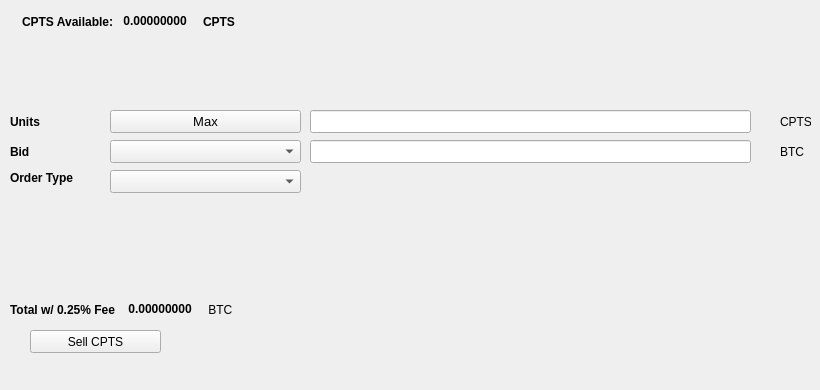
   <widget class="QWidget" name="SellTab">
    <attribute name="title">
     <string>Sell</string>
    </attribute>
    <widget class="QLabel" name="label_16">
     <property name="geometry">
      <rect>
       <x>780</x>
       <y>140</y>
       <width>31</width>
       <height>23</height>
      </rect>
     </property>
     <property name="text">
      <string>BTC</string>
     </property>
    </widget>
    <widget class="QComboBox" name="SellBidcomboBox">
     <property name="geometry">
      <rect>
       <x>110</x>
       <y>140</y>
       <width>191</width>
       <height>23</height>
      </rect>
     </property>
     <property name="font">
      <font>
       <pointsize>10</pointsize>
      </font>
     </property>
    </widget>
    <widget class="QLabel" name="label_18">
     <property name="geometry">
      <rect>
       <x>10</x>
       <y>110</y>
       <width>46</width>
       <height>23</height>
      </rect>
     </property>
     <property name="font">
      <font>
       <weight>75</weight>
       <bold>true</bold>
      </font>
     </property>
     <property name="text">
      <string>Units</string>
     </property>
    </widget>
    <widget class="QPushButton" name="Sell_Max_Amount">
     <property name="geometry">
      <rect>
       <x>110</x>
       <y>110</y>
       <width>191</width>
       <height>23</height>
      </rect>
     </property>
     <property name="font">
      <font>
       <pointsize>10</pointsize>
      </font>
     </property>
     <property name="text">
      <string>Max</string>
     </property>
    </widget>
    <widget class="QLabel" name="label_20">
     <property name="geometry">
      <rect>
       <x>10</x>
       <y>170</y>
       <width>91</width>
       <height>16</height>
      </rect>
     </property>
     <property name="font">
      <font>
       <weight>75</weight>
       <bold>true</bold>
      </font>
     </property>
     <property name="text">
      <string>Order Type</string>
     </property>
    </widget>
    <widget class="QComboBox" name="SellOrdertypeCombo">
     <property name="geometry">
      <rect>
       <x>110</x>
       <y>170</y>
       <width>191</width>
       <height>23</height>
      </rect>
     </property>
     <property name="font">
      <font>
       <pointsize>10</pointsize>
      </font>
     </property>
    </widget>
    <widget class="QLabel" name="label_21">
     <property name="geometry">
      <rect>
       <x>10</x>
       <y>140</y>
       <width>46</width>
       <height>23</height>
      </rect>
     </property>
     <property name="font">
      <font>
       <weight>75</weight>
       <bold>true</bold>
      </font>
     </property>
     <property name="text">
      <string>Bid</string>
     </property>
    </widget>
    <widget class="QLabel" name="label_22">
     <property name="geometry">
      <rect>
       <x>780</x>
       <y>110</y>
       <width>31</width>
       <height>23</height>
      </rect>
     </property>
     <property name="text">
      <string>CPTS</string>
     </property>
    </widget>
    <widget class="QLineEdit" name="UnitsInputCPTS">
     <property name="geometry">
      <rect>
       <x>310</x>
       <y>110</y>
       <width>441</width>
       <height>23</height>
      </rect>
     </property>
     <property name="font">
      <font>
       <pointsize>9</pointsize>
       <weight>75</weight>
       <bold>true</bold>
      </font>
     </property>
    </widget>
    <widget class="QLineEdit" name="SellBidPriceEdit">
     <property name="geometry">
      <rect>
       <x>310</x>
       <y>140</y>
       <width>441</width>
       <height>23</height>
      </rect>
     </property>
     <property name="font">
      <font>
       <pointsize>9</pointsize>
       <weight>75</weight>
       <bold>true</bold>
      </font>
     </property>
    </widget>
    <widget class="QPushButton" name="SellCPTSBTN">
     <property name="geometry">
      <rect>
       <x>30</x>
       <y>330</y>
       <width>131</width>
       <height>23</height>
      </rect>
     </property>
     <property name="text">
      <string>Sell CPTS</string>
     </property>
     <property name="icon">
      <iconset resource="../cpts">
       <normaloff>:/icons/bitcoin</normaloff>:/icons/bitcoin</iconset>
     </property>
    </widget>
    <widget class="QWidget" name="layoutWidget3">
     <property name="geometry">
      <rect>
       <x>22</x>
       <y>12</y>
       <width>258</width>
       <height>19</height>
      </rect>
     </property>
     <layout class="QHBoxLayout" name="horizontalLayout">
      <item>
       <widget class="QLabel" name="label232_2">
        <property name="font">
         <font>
          <weight>75</weight>
          <bold>true</bold>
         </font>
        </property>
        <property name="text">
         <string>CPTS Available:</string>
        </property>
       </widget>
      </item>
      <item>
       <widget class="QLabel" name="CPTSAvailableLabel">
        <property name="palette">
         <palette>
          <active>
           <colorrole role="WindowText">
            <brush brushstyle="SolidPattern">
             <color alpha="255">
              <red>0</red>
              <green>0</green>
              <blue>0</blue>
             </color>
            </brush>
           </colorrole>
           <colorrole role="Button">
            <brush brushstyle="SolidPattern">
             <color alpha="255">
              <red>0</red>
              <green>170</green>
              <blue>0</blue>
             </color>
            </brush>
           </colorrole>
           <colorrole role="Light">
            <brush brushstyle="SolidPattern">
             <color alpha="255">
              <red>0</red>
              <green>255</green>
              <blue>0</blue>
             </color>
            </brush>
           </colorrole>
           <colorrole role="Midlight">
            <brush brushstyle="SolidPattern">
             <color alpha="255">
              <red>0</red>
              <green>212</green>
              <blue>0</blue>
             </color>
            </brush>
           </colorrole>
           <colorrole role="Dark">
            <brush brushstyle="SolidPattern">
             <color alpha="255">
              <red>0</red>
              <green>85</green>
              <blue>0</blue>
             </color>
            </brush>
           </colorrole>
           <colorrole role="Mid">
            <brush brushstyle="SolidPattern">
             <color alpha="255">
              <red>0</red>
              <green>113</green>
              <blue>0</blue>
             </color>
            </brush>
           </colorrole>
           <colorrole role="Text">
            <brush brushstyle="SolidPattern">
             <color alpha="255">
              <red>0</red>
              <green>170</green>
              <blue>0</blue>
             </color>
            </brush>
           </colorrole>
           <colorrole role="BrightText">
            <brush brushstyle="SolidPattern">
             <color alpha="255">
              <red>255</red>
              <green>255</green>
              <blue>255</blue>
             </color>
            </brush>
           </colorrole>
           <colorrole role="ButtonText">
            <brush brushstyle="SolidPattern">
             <color alpha="255">
              <red>0</red>
              <green>0</green>
              <blue>0</blue>
             </color>
            </brush>
           </colorrole>
           <colorrole role="Base">
            <brush brushstyle="SolidPattern">
             <color alpha="255">
              <red>255</red>
              <green>255</green>
              <blue>255</blue>
             </color>
            </brush>
           </colorrole>
           <colorrole role="Window">
            <brush brushstyle="SolidPattern">
             <color alpha="255">
              <red>0</red>
              <green>170</green>
              <blue>0</blue>
             </color>
            </brush>
           </colorrole>
           <colorrole role="Shadow">
            <brush brushstyle="SolidPattern">
             <color alpha="255">
              <red>0</red>
              <green>0</green>
              <blue>0</blue>
             </color>
            </brush>
           </colorrole>
           <colorrole role="AlternateBase">
            <brush brushstyle="SolidPattern">
             <color alpha="255">
              <red>127</red>
              <green>212</green>
              <blue>127</blue>
             </color>
            </brush>
           </colorrole>
           <colorrole role="ToolTipBase">
            <brush brushstyle="SolidPattern">
             <color alpha="255">
              <red>255</red>
              <green>255</green>
              <blue>220</blue>
             </color>
            </brush>
           </colorrole>
           <colorrole role="ToolTipText">
            <brush brushstyle="SolidPattern">
             <color alpha="255">
              <red>0</red>
              <green>0</green>
              <blue>0</blue>
             </color>
            </brush>
           </colorrole>
          </active>
          <inactive>
           <colorrole role="WindowText">
            <brush brushstyle="SolidPattern">
             <color alpha="255">
              <red>0</red>
              <green>0</green>
              <blue>0</blue>
             </color>
            </brush>
           </colorrole>
           <colorrole role="Button">
            <brush brushstyle="SolidPattern">
             <color alpha="255">
              <red>0</red>
              <green>170</green>
              <blue>0</blue>
             </color>
            </brush>
           </colorrole>
           <colorrole role="Light">
            <brush brushstyle="SolidPattern">
             <color alpha="255">
              <red>0</red>
              <green>255</green>
              <blue>0</blue>
             </color>
            </brush>
           </colorrole>
           <colorrole role="Midlight">
            <brush brushstyle="SolidPattern">
             <color alpha="255">
              <red>0</red>
              <green>212</green>
              <blue>0</blue>
             </color>
            </brush>
           </colorrole>
           <colorrole role="Dark">
            <brush brushstyle="SolidPattern">
             <color alpha="255">
              <red>0</red>
              <green>85</green>
              <blue>0</blue>
             </color>
            </brush>
           </colorrole>
           <colorrole role="Mid">
            <brush brushstyle="SolidPattern">
             <color alpha="255">
              <red>0</red>
              <green>113</green>
              <blue>0</blue>
             </color>
            </brush>
           </colorrole>
           <colorrole role="Text">
            <brush brushstyle="SolidPattern">
             <color alpha="255">
              <red>0</red>
              <green>170</green>
              <blue>0</blue>
             </color>
            </brush>
           </colorrole>
           <colorrole role="BrightText">
            <brush brushstyle="SolidPattern">
             <color alpha="255">
              <red>255</red>
              <green>255</green>
              <blue>255</blue>
             </color>
            </brush>
           </colorrole>
           <colorrole role="ButtonText">
            <brush brushstyle="SolidPattern">
             <color alpha="255">
              <red>0</red>
              <green>0</green>
              <blue>0</blue>
             </color>
            </brush>
           </colorrole>
           <colorrole role="Base">
            <brush brushstyle="SolidPattern">
             <color alpha="255">
              <red>255</red>
              <green>255</green>
              <blue>255</blue>
             </color>
            </brush>
           </colorrole>
           <colorrole role="Window">
            <brush brushstyle="SolidPattern">
             <color alpha="255">
              <red>0</red>
              <green>170</green>
              <blue>0</blue>
             </color>
            </brush>
           </colorrole>
           <colorrole role="Shadow">
            <brush brushstyle="SolidPattern">
             <color alpha="255">
              <red>0</red>
              <green>0</green>
              <blue>0</blue>
             </color>
            </brush>
           </colorrole>
           <colorrole role="AlternateBase">
            <brush brushstyle="SolidPattern">
             <color alpha="255">
              <red>127</red>
              <green>212</green>
              <blue>127</blue>
             </color>
            </brush>
           </colorrole>
           <colorrole role="ToolTipBase">
            <brush brushstyle="SolidPattern">
             <color alpha="255">
              <red>255</red>
              <green>255</green>
              <blue>220</blue>
             </color>
            </brush>
           </colorrole>
           <colorrole role="ToolTipText">
            <brush brushstyle="SolidPattern">
             <color alpha="255">
              <red>0</red>
              <green>0</green>
              <blue>0</blue>
             </color>
            </brush>
           </colorrole>
          </inactive>
          <disabled>
           <colorrole role="WindowText">
            <brush brushstyle="SolidPattern">
             <color alpha="255">
              <red>0</red>
              <green>85</green>
              <blue>0</blue>
             </color>
            </brush>
           </colorrole>
           <colorrole role="Button">
            <brush brushstyle="SolidPattern">
             <color alpha="255">
              <red>0</red>
              <green>170</green>
              <blue>0</blue>
             </color>
            </brush>
           </colorrole>
           <colorrole role="Light">
            <brush brushstyle="SolidPattern">
             <color alpha="255">
              <red>0</red>
              <green>255</green>
              <blue>0</blue>
             </color>
            </brush>
           </colorrole>
           <colorrole role="Midlight">
            <brush brushstyle="SolidPattern">
             <color alpha="255">
              <red>0</red>
              <green>212</green>
              <blue>0</blue>
             </color>
            </brush>
           </colorrole>
           <colorrole role="Dark">
            <brush brushstyle="SolidPattern">
             <color alpha="255">
              <red>0</red>
              <green>85</green>
              <blue>0</blue>
             </color>
            </brush>
           </colorrole>
           <colorrole role="Mid">
            <brush brushstyle="SolidPattern">
             <color alpha="255">
              <red>0</red>
              <green>113</green>
              <blue>0</blue>
             </color>
            </brush>
           </colorrole>
           <colorrole role="Text">
            <brush brushstyle="SolidPattern">
             <color alpha="255">
              <red>0</red>
              <green>85</green>
              <blue>0</blue>
             </color>
            </brush>
           </colorrole>
           <colorrole role="BrightText">
            <brush brushstyle="SolidPattern">
             <color alpha="255">
              <red>255</red>
              <green>255</green>
              <blue>255</blue>
             </color>
            </brush>
           </colorrole>
           <colorrole role="ButtonText">
            <brush brushstyle="SolidPattern">
             <color alpha="255">
              <red>0</red>
              <green>85</green>
              <blue>0</blue>
             </color>
            </brush>
           </colorrole>
           <colorrole role="Base">
            <brush brushstyle="SolidPattern">
             <color alpha="255">
              <red>0</red>
              <green>170</green>
              <blue>0</blue>
             </color>
            </brush>
           </colorrole>
           <colorrole role="Window">
            <brush brushstyle="SolidPattern">
             <color alpha="255">
              <red>0</red>
              <green>170</green>
              <blue>0</blue>
             </color>
            </brush>
           </colorrole>
           <colorrole role="Shadow">
            <brush brushstyle="SolidPattern">
             <color alpha="255">
              <red>0</red>
              <green>0</green>
              <blue>0</blue>
             </color>
            </brush>
           </colorrole>
           <colorrole role="AlternateBase">
            <brush brushstyle="SolidPattern">
             <color alpha="255">
              <red>0</red>
              <green>170</green>
              <blue>0</blue>
             </color>
            </brush>
           </colorrole>
           <colorrole role="ToolTipBase">
            <brush brushstyle="SolidPattern">
             <color alpha="255">
              <red>255</red>
              <green>255</green>
              <blue>220</blue>
             </color>
            </brush>
           </colorrole>
           <colorrole role="ToolTipText">
            <brush brushstyle="SolidPattern">
             <color alpha="255">
              <red>0</red>
              <green>0</green>
              <blue>0</blue>
             </color>
            </brush>
           </colorrole>
          </disabled>
         </palette>
        </property>
        <property name="font">
         <font>
          <weight>75</weight>
          <bold>true</bold>
         </font>
        </property>
        <property name="text">
         <string> 0.00000000 </string>
        </property>
        <property name="textInteractionFlags">
         <set>Qt::LinksAccessibleByMouse|Qt::TextSelectableByKeyboard|Qt::TextSelectableByMouse</set>
        </property>
       </widget>
      </item>
      <item>
       <widget class="QLabel" name="labelCPTS">
        <property name="font">
         <font>
          <weight>75</weight>
          <bold>true</bold>
         </font>
        </property>
        <property name="text">
         <string>CPTS</string>
        </property>
       </widget>
      </item>
     </layout>
    </widget>
    <widget class="QWidget" name="layoutWidget">
     <property name="geometry">
      <rect>
       <x>10</x>
       <y>300</y>
       <width>268</width>
       <height>19</height>
      </rect>
     </property>
     <layout class="QHBoxLayout" name="horizontalLayout_2">
      <item>
       <widget class="QLabel" name="label_19">
        <property name="font">
         <font>
          <weight>75</weight>
          <bold>true</bold>
         </font>
        </property>
        <property name="text">
         <string>Total w/ 0.25% Fee </string>
        </property>
       </widget>
      </item>
      <item>
       <widget class="QLabel" name="SellCostLabel">
        <property name="palette">
         <palette>
          <active>
           <colorrole role="WindowText">
            <brush brushstyle="SolidPattern">
             <color alpha="255">
              <red>0</red>
              <green>0</green>
              <blue>0</blue>
             </color>
            </brush>
           </colorrole>
           <colorrole role="Button">
            <brush brushstyle="SolidPattern">
             <color alpha="255">
              <red>0</red>
              <green>170</green>
              <blue>0</blue>
             </color>
            </brush>
           </colorrole>
           <colorrole role="Light">
            <brush brushstyle="SolidPattern">
             <color alpha="255">
              <red>0</red>
              <green>255</green>
              <blue>0</blue>
             </color>
            </brush>
           </colorrole>
           <colorrole role="Midlight">
            <brush brushstyle="SolidPattern">
             <color alpha="255">
              <red>0</red>
              <green>212</green>
              <blue>0</blue>
             </color>
            </brush>
           </colorrole>
           <colorrole role="Dark">
            <brush brushstyle="SolidPattern">
             <color alpha="255">
              <red>0</red>
              <green>85</green>
              <blue>0</blue>
             </color>
            </brush>
           </colorrole>
           <colorrole role="Mid">
            <brush brushstyle="SolidPattern">
             <color alpha="255">
              <red>0</red>
              <green>113</green>
              <blue>0</blue>
             </color>
            </brush>
           </colorrole>
           <colorrole role="Text">
            <brush brushstyle="SolidPattern">
             <color alpha="255">
              <red>0</red>
              <green>170</green>
              <blue>0</blue>
             </color>
            </brush>
           </colorrole>
           <colorrole role="BrightText">
            <brush brushstyle="SolidPattern">
             <color alpha="255">
              <red>255</red>
              <green>255</green>
              <blue>255</blue>
             </color>
            </brush>
           </colorrole>
           <colorrole role="ButtonText">
            <brush brushstyle="SolidPattern">
             <color alpha="255">
              <red>0</red>
              <green>0</green>
              <blue>0</blue>
             </color>
            </brush>
           </colorrole>
           <colorrole role="Base">
            <brush brushstyle="SolidPattern">
             <color alpha="255">
              <red>255</red>
              <green>255</green>
              <blue>255</blue>
             </color>
            </brush>
           </colorrole>
           <colorrole role="Window">
            <brush brushstyle="SolidPattern">
             <color alpha="255">
              <red>0</red>
              <green>170</green>
              <blue>0</blue>
             </color>
            </brush>
           </colorrole>
           <colorrole role="Shadow">
            <brush brushstyle="SolidPattern">
             <color alpha="255">
              <red>0</red>
              <green>0</green>
              <blue>0</blue>
             </color>
            </brush>
           </colorrole>
           <colorrole role="AlternateBase">
            <brush brushstyle="SolidPattern">
             <color alpha="255">
              <red>127</red>
              <green>212</green>
              <blue>127</blue>
             </color>
            </brush>
           </colorrole>
           <colorrole role="ToolTipBase">
            <brush brushstyle="SolidPattern">
             <color alpha="255">
              <red>255</red>
              <green>255</green>
              <blue>220</blue>
             </color>
            </brush>
           </colorrole>
           <colorrole role="ToolTipText">
            <brush brushstyle="SolidPattern">
             <color alpha="255">
              <red>0</red>
              <green>0</green>
              <blue>0</blue>
             </color>
            </brush>
           </colorrole>
          </active>
          <inactive>
           <colorrole role="WindowText">
            <brush brushstyle="SolidPattern">
             <color alpha="255">
              <red>0</red>
              <green>0</green>
              <blue>0</blue>
             </color>
            </brush>
           </colorrole>
           <colorrole role="Button">
            <brush brushstyle="SolidPattern">
             <color alpha="255">
              <red>0</red>
              <green>170</green>
              <blue>0</blue>
             </color>
            </brush>
           </colorrole>
           <colorrole role="Light">
            <brush brushstyle="SolidPattern">
             <color alpha="255">
              <red>0</red>
              <green>255</green>
              <blue>0</blue>
             </color>
            </brush>
           </colorrole>
           <colorrole role="Midlight">
            <brush brushstyle="SolidPattern">
             <color alpha="255">
              <red>0</red>
              <green>212</green>
              <blue>0</blue>
             </color>
            </brush>
           </colorrole>
           <colorrole role="Dark">
            <brush brushstyle="SolidPattern">
             <color alpha="255">
              <red>0</red>
              <green>85</green>
              <blue>0</blue>
             </color>
            </brush>
           </colorrole>
           <colorrole role="Mid">
            <brush brushstyle="SolidPattern">
             <color alpha="255">
              <red>0</red>
              <green>113</green>
              <blue>0</blue>
             </color>
            </brush>
           </colorrole>
           <colorrole role="Text">
            <brush brushstyle="SolidPattern">
             <color alpha="255">
              <red>0</red>
              <green>170</green>
              <blue>0</blue>
             </color>
            </brush>
           </colorrole>
           <colorrole role="BrightText">
            <brush brushstyle="SolidPattern">
             <color alpha="255">
              <red>255</red>
              <green>255</green>
              <blue>255</blue>
             </color>
            </brush>
           </colorrole>
           <colorrole role="ButtonText">
            <brush brushstyle="SolidPattern">
             <color alpha="255">
              <red>0</red>
              <green>0</green>
              <blue>0</blue>
             </color>
            </brush>
           </colorrole>
           <colorrole role="Base">
            <brush brushstyle="SolidPattern">
             <color alpha="255">
              <red>255</red>
              <green>255</green>
              <blue>255</blue>
             </color>
            </brush>
           </colorrole>
           <colorrole role="Window">
            <brush brushstyle="SolidPattern">
             <color alpha="255">
              <red>0</red>
              <green>170</green>
              <blue>0</blue>
             </color>
            </brush>
           </colorrole>
           <colorrole role="Shadow">
            <brush brushstyle="SolidPattern">
             <color alpha="255">
              <red>0</red>
              <green>0</green>
              <blue>0</blue>
             </color>
            </brush>
           </colorrole>
           <colorrole role="AlternateBase">
            <brush brushstyle="SolidPattern">
             <color alpha="255">
              <red>127</red>
              <green>212</green>
              <blue>127</blue>
             </color>
            </brush>
           </colorrole>
           <colorrole role="ToolTipBase">
            <brush brushstyle="SolidPattern">
             <color alpha="255">
              <red>255</red>
              <green>255</green>
              <blue>220</blue>
             </color>
            </brush>
           </colorrole>
           <colorrole role="ToolTipText">
            <brush brushstyle="SolidPattern">
             <color alpha="255">
              <red>0</red>
              <green>0</green>
              <blue>0</blue>
             </color>
            </brush>
           </colorrole>
          </inactive>
          <disabled>
           <colorrole role="WindowText">
            <brush brushstyle="SolidPattern">
             <color alpha="255">
              <red>0</red>
              <green>85</green>
              <blue>0</blue>
             </color>
            </brush>
           </colorrole>
           <colorrole role="Button">
            <brush brushstyle="SolidPattern">
             <color alpha="255">
              <red>0</red>
              <green>170</green>
              <blue>0</blue>
             </color>
            </brush>
           </colorrole>
           <colorrole role="Light">
            <brush brushstyle="SolidPattern">
             <color alpha="255">
              <red>0</red>
              <green>255</green>
              <blue>0</blue>
             </color>
            </brush>
           </colorrole>
           <colorrole role="Midlight">
            <brush brushstyle="SolidPattern">
             <color alpha="255">
              <red>0</red>
              <green>212</green>
              <blue>0</blue>
             </color>
            </brush>
           </colorrole>
           <colorrole role="Dark">
            <brush brushstyle="SolidPattern">
             <color alpha="255">
              <red>0</red>
              <green>85</green>
              <blue>0</blue>
             </color>
            </brush>
           </colorrole>
           <colorrole role="Mid">
            <brush brushstyle="SolidPattern">
             <color alpha="255">
              <red>0</red>
              <green>113</green>
              <blue>0</blue>
             </color>
            </brush>
           </colorrole>
           <colorrole role="Text">
            <brush brushstyle="SolidPattern">
             <color alpha="255">
              <red>0</red>
              <green>85</green>
              <blue>0</blue>
             </color>
            </brush>
           </colorrole>
           <colorrole role="BrightText">
            <brush brushstyle="SolidPattern">
             <color alpha="255">
              <red>255</red>
              <green>255</green>
              <blue>255</blue>
             </color>
            </brush>
           </colorrole>
           <colorrole role="ButtonText">
            <brush brushstyle="SolidPattern">
             <color alpha="255">
              <red>0</red>
              <green>85</green>
              <blue>0</blue>
             </color>
            </brush>
           </colorrole>
           <colorrole role="Base">
            <brush brushstyle="SolidPattern">
             <color alpha="255">
              <red>0</red>
              <green>170</green>
              <blue>0</blue>
             </color>
            </brush>
           </colorrole>
           <colorrole role="Window">
            <brush brushstyle="SolidPattern">
             <color alpha="255">
              <red>0</red>
              <green>170</green>
              <blue>0</blue>
             </color>
            </brush>
           </colorrole>
           <colorrole role="Shadow">
            <brush brushstyle="SolidPattern">
             <color alpha="255">
              <red>0</red>
              <green>0</green>
              <blue>0</blue>
             </color>
            </brush>
           </colorrole>
           <colorrole role="AlternateBase">
            <brush brushstyle="SolidPattern">
             <color alpha="255">
              <red>0</red>
              <green>170</green>
              <blue>0</blue>
             </color>
            </brush>
           </colorrole>
           <colorrole role="ToolTipBase">
            <brush brushstyle="SolidPattern">
             <color alpha="255">
              <red>255</red>
              <green>255</green>
              <blue>220</blue>
             </color>
            </brush>
           </colorrole>
           <colorrole role="ToolTipText">
            <brush brushstyle="SolidPattern">
             <color alpha="255">
              <red>0</red>
              <green>0</green>
              <blue>0</blue>
             </color>
            </brush>
           </colorrole>
          </disabled>
         </palette>
        </property>
        <property name="font">
         <font>
          <weight>75</weight>
          <bold>true</bold>
         </font>
        </property>
        <property name="autoFillBackground">
         <bool>false</bool>
        </property>
        <property name="text">
         <string> 0.00000000</string>
        </property>
        <property name="textInteractionFlags">
         <set>Qt::LinksAccessibleByMouse|Qt::TextSelectableByMouse</set>
        </property>
       </widget>
      </item>
      <item>
       <widget class="QLabel" name="label_17">
        <property name="font">
         <font>
          <weight>50</weight>
          <bold>false</bold>
         </font>
        </property>
        <property name="text">
         <string> BTC</string>
        </property>
       </widget>
      </item>
     </layout>
    </widget>
    <widget class="QLabel" name="label_23">
     <property name="geometry">
      <rect>
       <x>460</x>
       <y>300</y>
       <width>281</width>
       <height>81</height>
      </rect>
     </property>
     <property name="text">
      <string/>
     </property>
     <property name="pixmap">
      <pixmap>:/images/bittrex</pixmap>
     </property>
    </widget>
   </widget>
